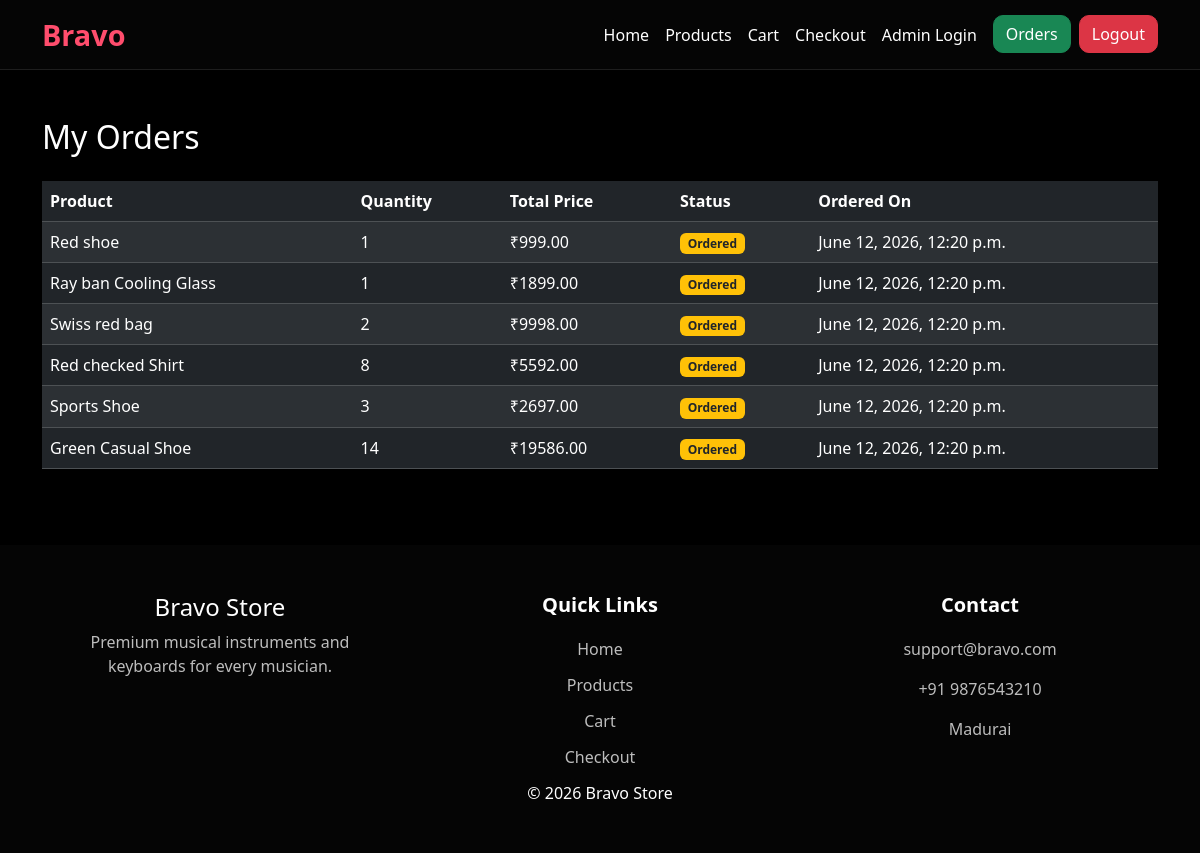
The page /customer_orders/ (signed in) on the database as committed earlier.
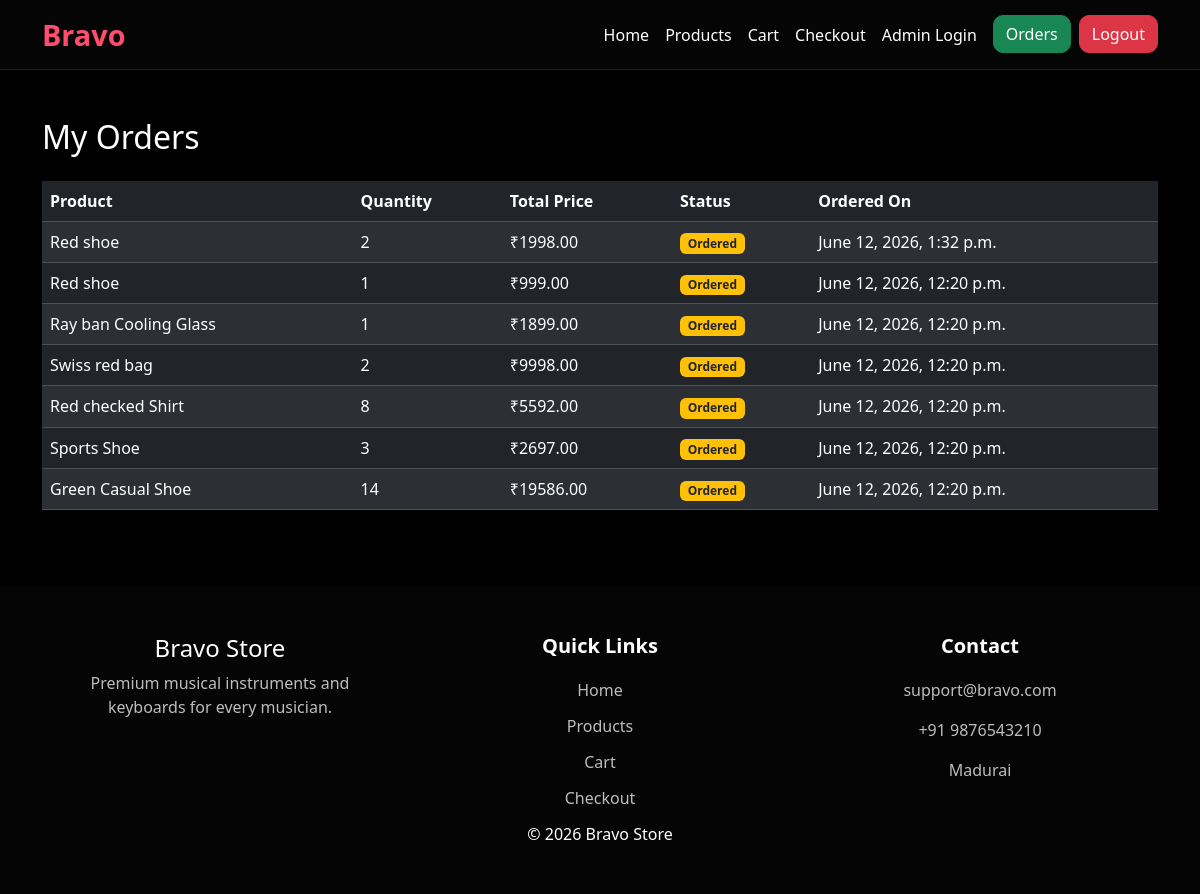
The same page on the database as committed later.
### custom_admin/models.py (models this page shows, shortened)
class Order(models.Model):
    STATUS_CHOICES = [
        ("Ordered", "Ordered"),
        ("Shipped", "Shipped"),
        ("Delivered", "Delivered"),
    ]
    customer_name = models.CharField(max_length=100)
    customer_email = models.EmailField()
    product = models.ForeignKey(Product, on_delete=models.CASCADE)
    quantity = models.PositiveIntegerField(default=1)
    total_price = models.DecimalField(max_digits=10, decimal_places=2)
    status = models.CharField(max_length=20, choices=STATUS_CHOICES, default="Ordered")
    created_at = models.DateTimeField(auto_now_add=True)
    address = models.CharField(max_length=150, default="wrong address")

class Product(models.Model):
    seller = models.ForeignKey(
        Seller, on_delete=models.CASCADE, related_name="products", null=True, blank=True
    )
    name = models.CharField(max_length=50)
    image = models.ImageField(upload_to="products/")
    description = models.CharField(max_length=250)
    price = models.DecimalField(
        max_digits=10, decimal_places=2, validators=[MaxValueValidator(9999999999)]
    )

### customer/views.py (the view)
@login_required(login_url="login")
def customer_orders(request):
    orders = Order.objects.filter(customer_email=request.user.email).order_by(
        "-created_at"
    )
    return render(
        request,
        "customer_orders.html",
        {"orders": orders},
    )

### customer/templates/customer_orders.html
{% extends 'base.html' %} {% block content %}
<div class="container mt-5">
  <h2 class="mb-4">My Orders</h2>
  <div class="table-responsive">
    <table class="table table-dark table-striped">
      <thead>
        <tr>
          <th>Product</th>
          <th>Quantity</th>
          <th>Total Price</th>
          <th>Status</th>
          <th>Ordered On</th>
        </tr>
      </thead>
      <tbody>
        {% for order in orders %}
        <tr>
          <td>{{ order.product.name }}</td>
          <td>{{ order.quantity }}</td>
          <td>₹{{ order.total_price }}</td>
          <td>
            {% if order.status == "Ordered" %}
            <span class="badge bg-warning text-dark"> Ordered </span>
            {% elif order.status == "Shipped" %}
            <span class="badge bg-primary"> Shipped </span>
            {% elif order.status == "Delivered" %}
            <span class="badge bg-success"> Delivered </span>
            {% endif %}
          </td>
          <td>{{ order.created_at }}</td>
        </tr>
        {% empty %}
        <tr>
          <td colspan="5" class="text-center">No Orders Found</td>
        </tr>
        {% endfor %}
      </tbody>
    </table>
  </div>
</div>
{% endblock %}

Rows that differ between the two databases and show on the page:
added Order: product.name "Red shoe", quantity "2", total_price "1998.00", status "Ordered", created_at "June 12, 2026, 1:32 p.m."
